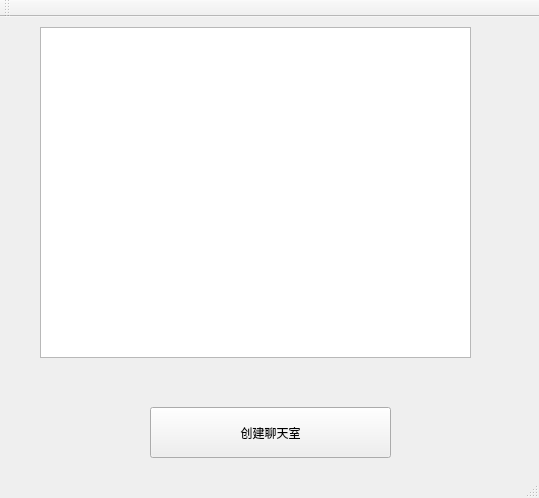
<?xml version="1.0" encoding="UTF-8"?>
<ui version="4.0">
 <class>MainWindow</class>
 <widget class="QMainWindow" name="MainWindow">
  <property name="geometry">
   <rect>
    <x>0</x>
    <y>0</y>
    <width>539</width>
    <height>498</height>
   </rect>
  </property>
  <property name="windowTitle">
   <string>MainWindow</string>
  </property>
  <widget class="QWidget" name="centralWidget">
   <widget class="QPushButton" name="pushButtonCreateChattingRoom">
    <property name="geometry">
     <rect>
      <x>150</x>
      <y>390</y>
      <width>241</width>
      <height>51</height>
     </rect>
    </property>
    <property name="text">
     <string>创建聊天室</string>
    </property>
   </widget>
   <widget class="QTextEdit" name="textEdit">
    <property name="geometry">
     <rect>
      <x>40</x>
      <y>10</y>
      <width>431</width>
      <height>331</height>
     </rect>
    </property>
   </widget>
  </widget>
  <widget class="QMenuBar" name="menuBar">
   <property name="geometry">
    <rect>
     <x>0</x>
     <y>0</y>
     <width>539</width>
     <height>23</height>
    </rect>
   </property>
  </widget>
  <widget class="QToolBar" name="mainToolBar">
   <attribute name="toolBarArea">
    <enum>TopToolBarArea</enum>
   </attribute>
   <attribute name="toolBarBreak">
    <bool>false</bool>
   </attribute>
  </widget>
  <widget class="QStatusBar" name="statusBar"/>
 </widget>
 <layoutdefault spacing="6" margin="11"/>
 <resources/>
 <connections/>
</ui>
